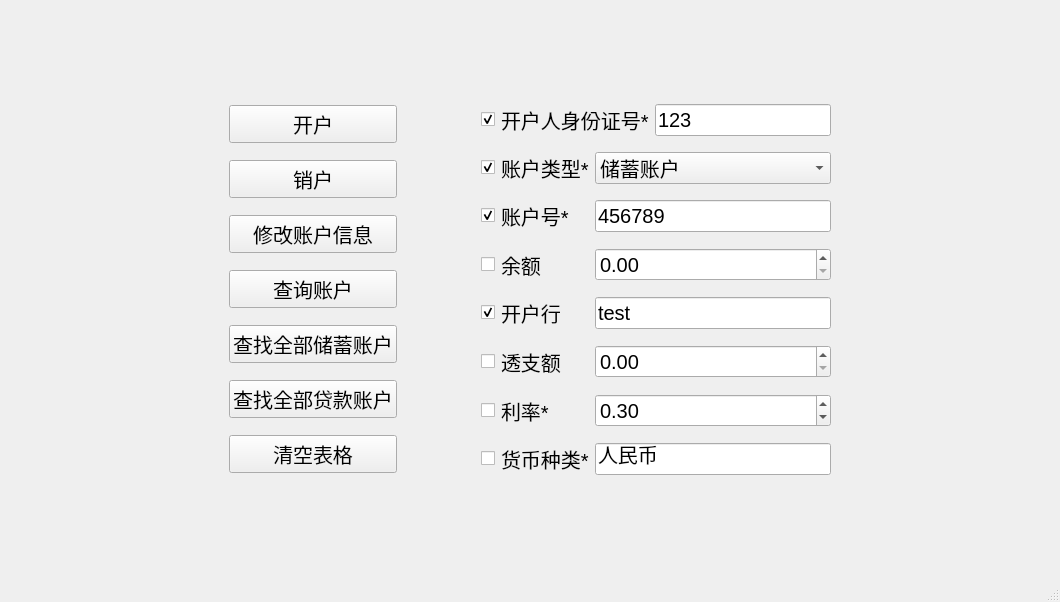
<?xml version="1.0" encoding="UTF-8"?>
<ui version="4.0">
 <class>account</class>
 <widget class="QMainWindow" name="account">
  <property name="geometry">
   <rect>
    <x>0</x>
    <y>0</y>
    <width>1060</width>
    <height>602</height>
   </rect>
  </property>
  <property name="windowTitle">
   <string>账户管理</string>
  </property>
  <property name="windowIcon">
   <iconset resource="res.qrc">
    <normaloff>:/icons/images/mysql.png</normaloff>:/icons/images/mysql.png</iconset>
  </property>
  <widget class="QWidget" name="centralwidget">
   <layout class="QGridLayout" name="gridLayout_4">
    <item row="0" column="1">
     <spacer name="verticalSpacer">
      <property name="orientation">
       <enum>Qt::Vertical</enum>
      </property>
      <property name="sizeHint" stdset="0">
       <size>
        <width>20</width>
        <height>58</height>
       </size>
      </property>
     </spacer>
    </item>
    <item row="1" column="0">
     <spacer name="horizontalSpacer_2">
      <property name="orientation">
       <enum>Qt::Horizontal</enum>
      </property>
      <property name="sizeHint" stdset="0">
       <size>
        <width>147</width>
        <height>20</height>
       </size>
      </property>
     </spacer>
    </item>
    <item row="1" column="1" rowspan="2" colspan="2">
     <layout class="QGridLayout" name="gridLayout_3">
      <item row="0" column="0">
       <layout class="QGridLayout" name="gridLayout">
        <item row="3" column="0">
         <widget class="QPushButton" name="btnSearch">
          <property name="font">
           <font>
            <pointsize>15</pointsize>
           </font>
          </property>
          <property name="text">
           <string>查询账户</string>
          </property>
         </widget>
        </item>
        <item row="1" column="0">
         <widget class="QPushButton" name="btnDel">
          <property name="font">
           <font>
            <pointsize>15</pointsize>
           </font>
          </property>
          <property name="text">
           <string>销户</string>
          </property>
         </widget>
        </item>
        <item row="6" column="0">
         <widget class="QPushButton" name="btnClear">
          <property name="font">
           <font>
            <pointsize>15</pointsize>
           </font>
          </property>
          <property name="text">
           <string>清空表格</string>
          </property>
         </widget>
        </item>
        <item row="0" column="0">
         <widget class="QPushButton" name="btnAdd">
          <property name="font">
           <font>
            <pointsize>15</pointsize>
           </font>
          </property>
          <property name="text">
           <string>开户</string>
          </property>
         </widget>
        </item>
        <item row="2" column="0">
         <widget class="QPushButton" name="btnEdit">
          <property name="font">
           <font>
            <pointsize>15</pointsize>
           </font>
          </property>
          <property name="text">
           <string>修改账户信息</string>
          </property>
         </widget>
        </item>
        <item row="4" column="0">
         <widget class="QPushButton" name="btnSearchAllCur">
          <property name="font">
           <font>
            <pointsize>15</pointsize>
           </font>
          </property>
          <property name="text">
           <string>查找全部储蓄账户</string>
          </property>
         </widget>
        </item>
        <item row="5" column="0">
         <widget class="QPushButton" name="btnSearchAllOwe">
          <property name="font">
           <font>
            <pointsize>15</pointsize>
           </font>
          </property>
          <property name="text">
           <string>查找全部贷款账户</string>
          </property>
         </widget>
        </item>
       </layout>
      </item>
      <item row="0" column="1">
       <spacer name="horizontalSpacer">
        <property name="orientation">
         <enum>Qt::Horizontal</enum>
        </property>
        <property name="sizeHint" stdset="0">
         <size>
          <width>78</width>
          <height>392</height>
         </size>
        </property>
       </spacer>
      </item>
      <item row="0" column="2">
       <layout class="QGridLayout" name="gridLayout_2">
        <item row="3" column="1">
         <widget class="QLabel" name="laBalance">
          <property name="font">
           <font>
            <pointsize>15</pointsize>
           </font>
          </property>
          <property name="text">
           <string>余额</string>
          </property>
         </widget>
        </item>
        <item row="5" column="2" colspan="2">
         <widget class="QDoubleSpinBox" name="spOwe">
          <property name="font">
           <font>
            <pointsize>15</pointsize>
           </font>
          </property>
          <property name="maximum">
           <double>10000000.000000000000000</double>
          </property>
         </widget>
        </item>
        <item row="5" column="1">
         <widget class="QLabel" name="laOwe">
          <property name="font">
           <font>
            <pointsize>15</pointsize>
           </font>
          </property>
          <property name="text">
           <string>透支额</string>
          </property>
         </widget>
        </item>
        <item row="1" column="0">
         <widget class="QCheckBox" name="chkAccType">
          <property name="text">
           <string/>
          </property>
          <property name="checked">
           <bool>true</bool>
          </property>
         </widget>
        </item>
        <item row="6" column="0">
         <widget class="QCheckBox" name="chkRate">
          <property name="text">
           <string/>
          </property>
         </widget>
        </item>
        <item row="7" column="0">
         <widget class="QCheckBox" name="chkCurType">
          <property name="text">
           <string/>
          </property>
         </widget>
        </item>
        <item row="0" column="3">
         <widget class="QLineEdit" name="txtUserId">
          <property name="font">
           <font>
            <pointsize>15</pointsize>
           </font>
          </property>
          <property name="text">
           <string>123</string>
          </property>
         </widget>
        </item>
        <item row="6" column="2" colspan="2">
         <widget class="QDoubleSpinBox" name="spRate">
          <property name="font">
           <font>
            <pointsize>15</pointsize>
           </font>
          </property>
          <property name="maximum">
           <double>10.000000000000000</double>
          </property>
          <property name="value">
           <double>0.300000000000000</double>
          </property>
         </widget>
        </item>
        <item row="0" column="1" colspan="2">
         <widget class="QLabel" name="laUserId">
          <property name="font">
           <font>
            <pointsize>15</pointsize>
           </font>
          </property>
          <property name="text">
           <string>开户人身份证号*</string>
          </property>
         </widget>
        </item>
        <item row="2" column="0">
         <widget class="QCheckBox" name="chkId">
          <property name="text">
           <string/>
          </property>
          <property name="checked">
           <bool>true</bool>
          </property>
         </widget>
        </item>
        <item row="7" column="1">
         <widget class="QLabel" name="laCurType">
          <property name="font">
           <font>
            <pointsize>15</pointsize>
           </font>
          </property>
          <property name="text">
           <string>货币种类*</string>
          </property>
         </widget>
        </item>
        <item row="5" column="0">
         <widget class="QCheckBox" name="chkOwe">
          <property name="text">
           <string/>
          </property>
          <property name="checked">
           <bool>false</bool>
          </property>
         </widget>
        </item>
        <item row="1" column="1">
         <widget class="QLabel" name="laAccType">
          <property name="font">
           <font>
            <pointsize>15</pointsize>
           </font>
          </property>
          <property name="text">
           <string>账户类型*</string>
          </property>
         </widget>
        </item>
        <item row="4" column="2" colspan="2">
         <widget class="QLineEdit" name="txtBank">
          <property name="font">
           <font>
            <pointsize>15</pointsize>
           </font>
          </property>
          <property name="text">
           <string>test</string>
          </property>
         </widget>
        </item>
        <item row="2" column="2" colspan="2">
         <widget class="QLineEdit" name="txtId">
          <property name="font">
           <font>
            <pointsize>15</pointsize>
           </font>
          </property>
          <property name="text">
           <string>456789</string>
          </property>
         </widget>
        </item>
        <item row="4" column="0">
         <widget class="QCheckBox" name="chkBank">
          <property name="text">
           <string/>
          </property>
          <property name="checked">
           <bool>true</bool>
          </property>
         </widget>
        </item>
        <item row="3" column="2" colspan="2">
         <widget class="QDoubleSpinBox" name="spBalance">
          <property name="font">
           <font>
            <pointsize>15</pointsize>
           </font>
          </property>
          <property name="maximum">
           <double>100000000.000000000000000</double>
          </property>
         </widget>
        </item>
        <item row="0" column="0">
         <widget class="QCheckBox" name="chkUserId">
          <property name="text">
           <string/>
          </property>
          <property name="checked">
           <bool>true</bool>
          </property>
         </widget>
        </item>
        <item row="1" column="2" colspan="2">
         <widget class="QComboBox" name="bxAccType">
          <property name="font">
           <font>
            <pointsize>15</pointsize>
           </font>
          </property>
          <item>
           <property name="text">
            <string>储蓄账户</string>
           </property>
          </item>
          <item>
           <property name="text">
            <string>贷款账户</string>
           </property>
          </item>
         </widget>
        </item>
        <item row="7" column="2" colspan="2">
         <widget class="QLineEdit" name="txtCurType">
          <property name="font">
           <font>
            <pointsize>15</pointsize>
           </font>
          </property>
          <property name="text">
           <string>人民币</string>
          </property>
         </widget>
        </item>
        <item row="4" column="1">
         <widget class="QLabel" name="laBank">
          <property name="font">
           <font>
            <pointsize>15</pointsize>
           </font>
          </property>
          <property name="text">
           <string>开户行</string>
          </property>
         </widget>
        </item>
        <item row="2" column="1">
         <widget class="QLabel" name="laId">
          <property name="font">
           <font>
            <pointsize>15</pointsize>
           </font>
          </property>
          <property name="text">
           <string>账户号*</string>
          </property>
         </widget>
        </item>
        <item row="6" column="1">
         <widget class="QLabel" name="laRate">
          <property name="font">
           <font>
            <pointsize>15</pointsize>
           </font>
          </property>
          <property name="text">
           <string>利率*</string>
          </property>
         </widget>
        </item>
        <item row="3" column="0">
         <widget class="QCheckBox" name="chkBalance">
          <property name="text">
           <string/>
          </property>
          <property name="checked">
           <bool>false</bool>
          </property>
         </widget>
        </item>
       </layout>
      </item>
     </layout>
    </item>
    <item row="2" column="3">
     <spacer name="horizontalSpacer_3">
      <property name="orientation">
       <enum>Qt::Horizontal</enum>
      </property>
      <property name="sizeHint" stdset="0">
       <size>
        <width>90</width>
        <height>20</height>
       </size>
      </property>
     </spacer>
    </item>
    <item row="3" column="2">
     <spacer name="verticalSpacer_2">
      <property name="orientation">
       <enum>Qt::Vertical</enum>
      </property>
      <property name="sizeHint" stdset="0">
       <size>
        <width>20</width>
        <height>57</height>
       </size>
      </property>
     </spacer>
    </item>
   </layout>
  </widget>
  <widget class="QMenuBar" name="menubar">
   <property name="geometry">
    <rect>
     <x>0</x>
     <y>0</y>
     <width>1060</width>
     <height>26</height>
    </rect>
   </property>
  </widget>
  <widget class="QStatusBar" name="statusbar"/>
 </widget>
 <resources>
  <include location="res.qrc"/>
 </resources>
 <connections/>
</ui>
